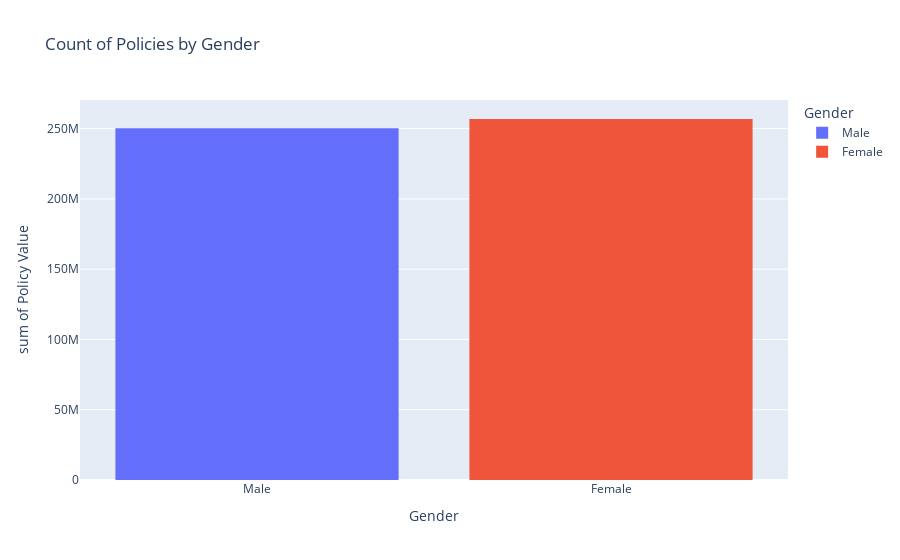

The notebook cell saved with this chart:
### Markdown cell above
Total policy value for the Male policy holders is more than the value for teh female policy holders

### Code cell
fig = px.histogram(dfNew, x='Gender', y='Policy Value' ,title="Count of Policies by Gender" ,color = 'Gender')
fig.show()

### Figure 1 — Plotly figure (JSON) as saved in the notebook; plotly's stock layout.template omitted (floating-point values rounded to 4 significant figures; data arrays with more than 128 entries replaced by an {"elided": "..."} marker saying what was removed)
{"data": [{"alignmentgroup": "True", "bingroup": "x", "histfunc": "sum", "hovertemplate": "Gender=%{x}<br>sum of Policy Value=%{y}<extra></extra>", "legendgroup": "Male", "marker": {"color": "#636efa"}, "name": "Male", "offsetgroup": "Male", "orientation": "v", "showlegend": true, "type": "histogram", "x": {"elided": "827 str values"}, "xaxis": "x", "y": {"elided": "827 int values"}, "yaxis": "y"}, {"alignmentgroup": "True", "bingroup": "x", "histfunc": "sum", "hovertemplate": "Gender=%{x}<br>sum of Policy Value=%{y}<extra></extra>", "legendgroup": "Female", "marker": {"color": "#EF553B"}, "name": "Female", "offsetgroup": "Female", "orientation": "v", "showlegend": true, "type": "histogram", "x": {"elided": "808 str values"}, "xaxis": "x", "y": {"elided": "808 int values"}, "yaxis": "y"}], "layout": {"barmode": "relative", "legend": {"title": {"text": "Gender"}, "tracegroupgap": 0}, "title": {"text": "Count of Policies by Gender"}, "xaxis": {"anchor": "y", "categoryarray": ["Male", "Female"], "categoryorder": "array", "domain": [0, 1], "title": {"text": "Gender"}}, "yaxis": {"anchor": "x", "domain": [0, 1], "title": {"text": "sum of Policy Value"}}}}
